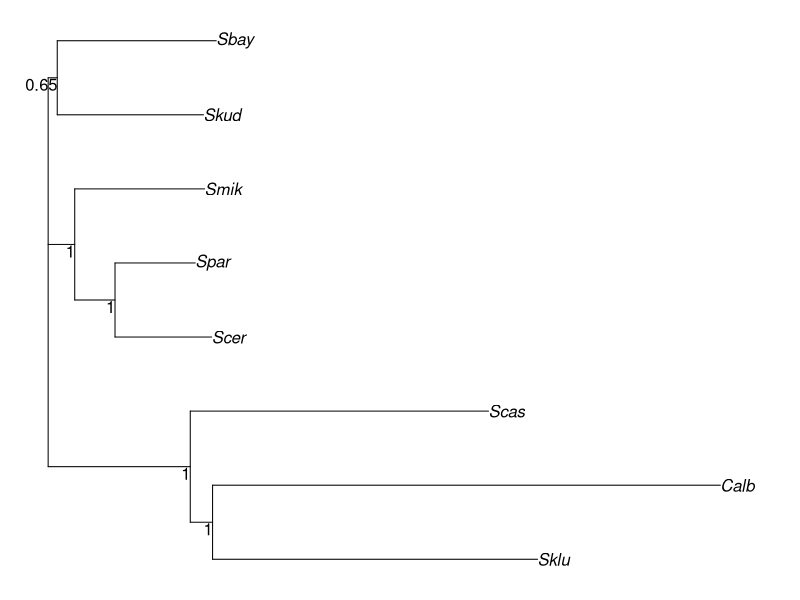
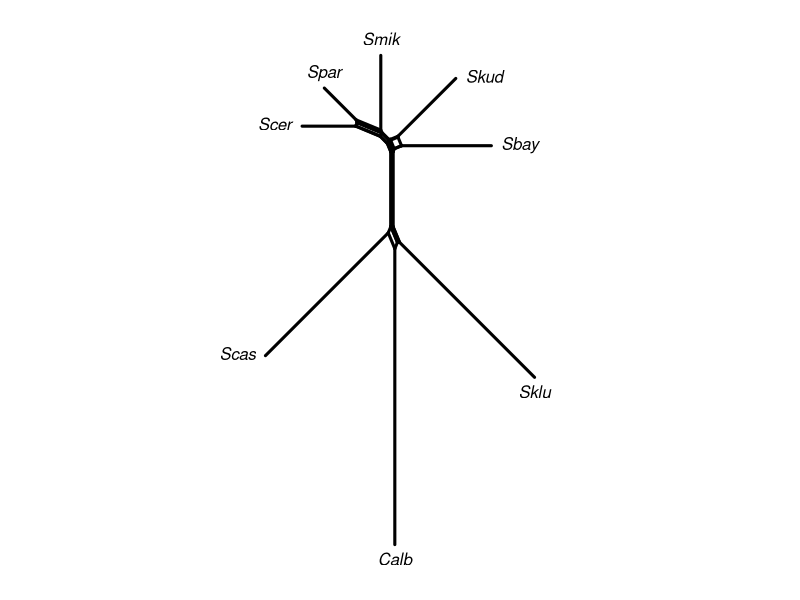
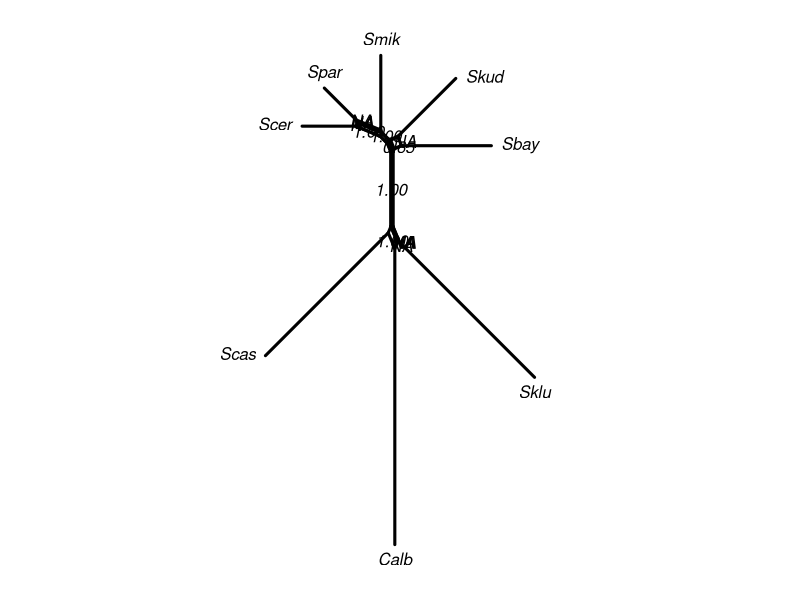
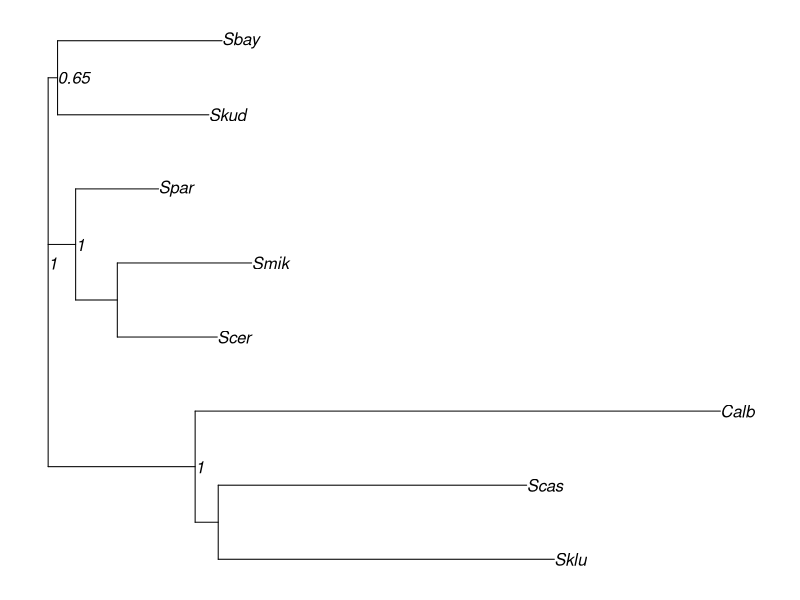

Here is the R script that generated these plots, in order:
## ---- chunk 1
library(phangorn)
data(Laurasiatherian)
data(yeast)
## ---- chunk 2
set.seed(1)
bs <- bootstrap.phyDat(yeast, FUN = function(x)nj(dist.hamming(x)), 
    bs=100)
tree <- nj(dist.hamming(yeast))
par("mar" = rep(1, 4))
tree <- plotBS(tree, bs, "phylogram")
bs
class(bs)
## ---- chunk 3
dm <- dist.hamming(yeast)
nnet <- neighborNet(dm)
par("mar" = rep(1, 4))
plot(nnet)
## ---- chunk 4
nnet <- addConfidences(nnet, tree)
par("mar" = rep(1, 4))
plot(nnet, show.edge.label=TRUE)
## ---- chunk 5
tree2 <- rNNI(tree, 2)
tree2 <- addConfidences(tree2, tree)
# several support values are missing
par("mar" = rep(1, 4))
plot(tree2, show.node.label=TRUE)
## ---- chunk 6
sessionInfo()
